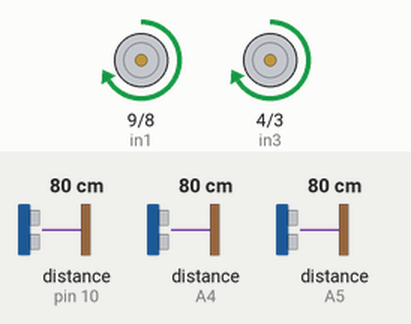
Recording of a sketch running on a simulated Arduino Uno, built with avr-gcc and run on an emulated ATmega328P. On the bench: motor-driver pin pairs drawn as motors (green arrow = first pin HIGH = forward, orange = second pin HIGH = backward, longer = more drive, scaled by the enable pin). Wiring (inferred from the names in the program): 3 × ultrasonic range finder: trigger pin 11, echo pin 10 / trigger A2, echo A5 / trigger A3, echo A4. The inputs (shaded band) are chosen by the test bench; at power-on: distance to the obstacle (sensors on pin 10, A4, A5) 80 cm. The echo pulse lasts 58.3 µs per cm.

Above: at 1.2 s.
1.3 s: distance to the obstacle (sensor on pin 10) set to 30 cm
2.8 s: distance to the obstacle (sensor on pin 10) set to 24 cm
At 3.2 s:
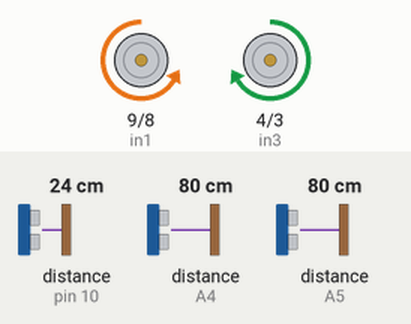
4.3 s: distance to the obstacle (sensor on A4) set to 2 cm
At 5.2 s:
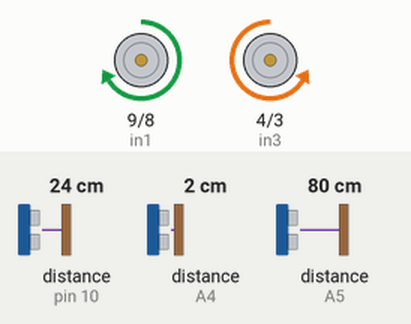
5.8 s: distance to the obstacle (sensor on A4) set to 35 cm
At 6.5 s:
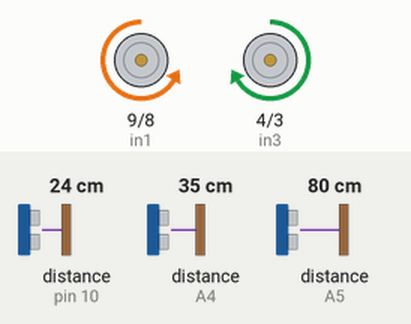
7.3 s: distance to the obstacle (sensor on A4) set to 4 cm
At 8.4 s:
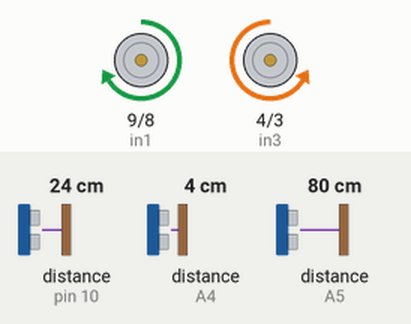
Timing chart, 0 to 9.8 s (numbered marks = the images above; inputs shaded):
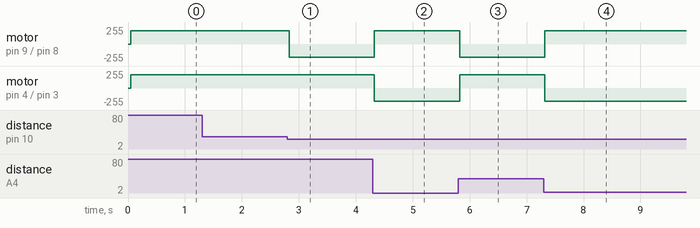

Measured:
- the behaviour switches between 27 and 26 cm on distance to the obstacle (sensor on pin 10) (found by bisection; images 0 and 1)
- after the input at 1.3 s, every drawn part: stays the same
- after the input at 2.8 s, motor on pin 9 (in1) / pin 8 (in2): forward 200/255 → backward 200/255 at once
- after the input at 4.3 s, motor on pin 9 (in1) / pin 8 (in2): backward 200/255 → forward 200/255 at once; motor on pin 4 (in3) / pin 3 (in4): forward 200/255 → backward 200/255 at once
- after the input at 5.8 s, motor on pin 9 (in1) / pin 8 (in2): forward 200/255 → backward 200/255 at once; motor on pin 4 (in3) / pin 3 (in4): backward 200/255 → forward 200/255 at once
- after the input at 7.3 s, motor on pin 9 (in1) / pin 8 (in2): backward 200/255 → forward 200/255 at once; motor on pin 4 (in3) / pin 3 (in4): forward 200/255 → backward 200/255 at once

The sketch:

obstacleAvoid.ino
```cpp
const int trigPin1 = 11;

const int echoPin1 = 10;

const int trigPin2 = A3; //13;

const int echoPin2 = A4;

const int trigPin3 = A2;

const int echoPin3 = A5;

const int in1 = 9;

const int in2 = 8;

const int in3 = 4;

const int in4 = 3;

const int enA = 5;

const int enB = 6;

#define PWM 200

#define DIS 25
void setup()

{

 pinMode(trigPin1, OUTPUT);

 pinMode(echoPin1, INPUT);


 pinMode(trigPin2, OUTPUT);

 pinMode(echoPin2, INPUT);

 pinMode(trigPin3, OUTPUT);

 pinMode(echoPin3, INPUT);


 pinMode (in1, OUTPUT);

 pinMode (in2, OUTPUT);

 pinMode (in3, OUTPUT);

 pinMode (in4, OUTPUT);

 pinMode (enA, OUTPUT);

 pinMode (enB, OUTPUT);

}

void loop()

{

 if ( FrontSensor() < DIS && RightSensor () <DIS && LeftSensor ()<DIS) // obstacle infront of all 3 sides


 {

        turn_right ();

        delay(3000);

//then reverse

 }

 else if (FrontSensor() <DIS && RightSensor () <DIS && LeftSensor ()>DIS) // obstacle on right and front sides

 {

 turn_left ();

// turn left side

 }

 else if (FrontSensor() <DIS && RightSensor () >DIS && LeftSensor ()<DIS) // obstacle on left and front sides
    {

 turn_right ();


 }

 else if (FrontSensor() <DIS && RightSensor () >DIS && LeftSensor ()>DIS) // obstacle on front sides

 {

 turn_right ();

// then turn right

 }

 else if (FrontSensor() >DIS && RightSensor () >DIS && LeftSensor ()<DIS) // obstacle on left sides

 {

 turn_right ();

// then turn right and then forward

 delay(180);

 }

 else if (FrontSensor() >DIS && RightSensor () <DIS && LeftSensor ()>DIS) // obstacle on right sides

 {

 turn_left ();

// then turn left and then right

 delay(180);


 }

 else

 {

 forward();

 }

}

void forward ()

{

 digitalWrite(in1, HIGH);

 digitalWrite(in2, LOW);

 digitalWrite(in3, HIGH);

 digitalWrite(in4, LOW);

 analogWrite(enA, PWM);

 analogWrite(enB, PWM);

}

void turn_left ()

{

 digitalWrite(in1, HIGH);

 digitalWrite(in2, LOW);

 digitalWrite(in3, LOW);

 digitalWrite(in4, HIGH);

 analogWrite(enA, PWM);

 analogWrite(enB, PWM);

}

void turn_right ()

{

 digitalWrite(in1, LOW);
  digitalWrite(in2, HIGH);

 digitalWrite(in3, HIGH);

 digitalWrite(in4, LOW);

 analogWrite(enA, PWM);

 analogWrite(enB, PWM);

}


long FrontSensor ()

{

long dur;

 digitalWrite(trigPin1, LOW);

 delayMicroseconds(5); // delays are required for a succesful sensor operation.

 digitalWrite(trigPin1, HIGH);

 delayMicroseconds(10); //this delay is required as well!

 digitalWrite(trigPin1, LOW);

 dur = pulseIn(echoPin1, HIGH);

 return (dur/60);// convert the distance to centimeters.

}

long RightSensor ()

{

long dur;

 digitalWrite(trigPin2, LOW);

 delayMicroseconds(5); // delays are required for a succesful sensor operation.

 digitalWrite(trigPin2, HIGH);

 delayMicroseconds(10); //this delay is required as well!

 digitalWrite(trigPin2, LOW);

 dur = pulseIn(echoPin2, HIGH);

 return (dur/60);

}

long LeftSensor ()
{

long dur;

 digitalWrite(trigPin3, LOW);

 delayMicroseconds(5); // delays are required for a succesful sensor operation.

 digitalWrite(trigPin3, HIGH);

 delayMicroseconds(10); //this delay is required as well!

 digitalWrite(trigPin3, LOW);

 dur = pulseIn(echoPin3, HIGH);

 return (dur/60);// convert the distance to centimeters.

}
```
